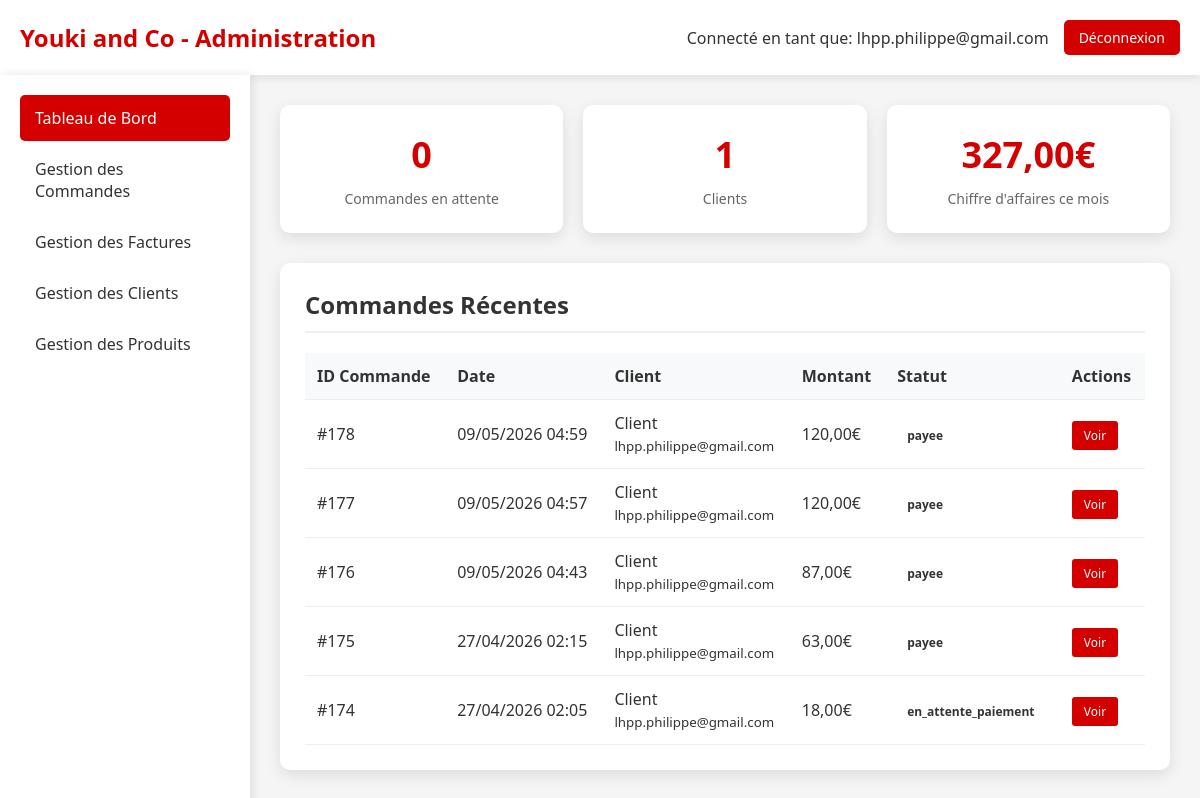
The page /admin_dashboard.php (signed in) on the database as committed earlier.
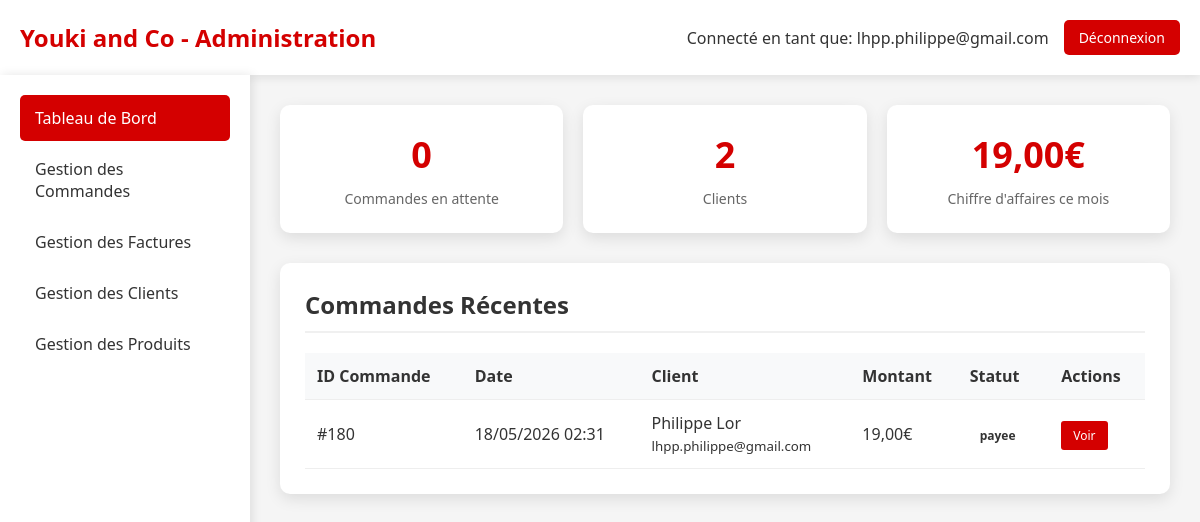
The same page on the database as committed later.
### tables this page shows
CREATE TABLE `Commande` (
  `idCommande` bigint NOT NULL,
  `idClient` bigint NOT NULL,
  `idAdresseLivraison` bigint NOT NULL,
  `idAdresseFacturation` bigint DEFAULT NULL,
  `dateCommande` datetime NOT NULL,
  `modeReglement` varchar(200) NOT NULL DEFAULT 'CB',
  `delaiLivraison` date NOT NULL,
  `fraisDePort` double NOT NULL,
  `montantTotal` double NOT NULL,
  `statut` varchar(20) NOT NULL DEFAULT 'en_attente',
  `statut_paiement` enum('en_attente','payee','echec','annulee','rembourse') DEFAULT 'en_attente',
  `idPaiement` int DEFAULT NULL
);

CREATE TABLE `Client` (
  `idClient` bigint NOT NULL,
  `email` varchar(50) NOT NULL,
  `motDePasse` varchar(1000) DEFAULT NULL,
  `nom` varchar(50) NOT NULL,
  `prenom` varchar(50) NOT NULL,
  `telephone` varchar(20) DEFAULT NULL,
  `email_confirme` tinyint(1) DEFAULT '0',
  `token_confirmation` varchar(64) DEFAULT NULL,
  `token_expires` datetime DEFAULT NULL,
  `type` enum('temporaire','permanent') DEFAULT 'temporaire',
  `date_creation` datetime DEFAULT CURRENT_TIMESTAMP,
  `session_id` varchar(128) DEFAULT NULL
);

### admin_dashboard.php (the view, shortened to what this page needs)
<?php
require_once 'config.php';
try {
    $pdo = new PDO("mysql:host=$host;dbname=$dbname;charset=utf8", $username, $password);
    $pdo->setAttribute(PDO::ATTR_ERRMODE, PDO::ERRMODE_EXCEPTION);
    $stmt = $pdo->query("SELECT COUNT(*) FROM Commande WHERE statut = 'en_attente'");
    $commandesEnAttente = $stmt->fetchColumn();
    $stmt = $pdo->query("SELECT COUNT(*) FROM Client WHERE type = 'permanent' OR (type IS NULL AND email NOT LIKE 'temp_%@YoukiAndCo.fr')");
    $clientsPermanents = $stmt->fetchColumn();
    $stmt = $pdo->query("SELECT SUM(montantTotal) FROM Commande WHERE MONTH(dateCommande) = MONTH(CURRENT_DATE()) AND YEAR(dateCommande) = YEAR(CURRENT_DATE())");
    $chiffreAffaires = $stmt->fetchColumn() ?? 0;
    $stmt = $pdo->query("
        SELECT c.idCommande, c.dateCommande, c.montantTotal, c.statut,
               cl.nom, cl.prenom, cl.email
        FROM Commande c
        JOIN Client cl ON c.idClient = cl.idClient
        ORDER BY c.dateCommande DESC
        LIMIT 10
    ");
    $commandesRecentes = $stmt->fetchAll(PDO::FETCH_ASSOC);
} catch (PDOException $e) {
    die("Erreur de connexion à la base de données: " . $e->getMessage());
}
?>
<!DOCTYPE html>
<html lang="fr">
<head>
</head>
<body>
    <div class="header">
        <div class="logo">
            <h1>Youki and Co - Administration</h1>
        </div>
        <div class="admin-info">
            <span>Connecté en tant que: <?= htmlspecialchars($_SESSION['admin_email']) ?></span>
            <a href="?logout=1" class="btn-logout">Déconnexion</a>
        </div>
    </div>
    <div class="container">
        <div class="sidebar">
            <a href="admin_dashboard.php" class="nav-item active">Tableau de Bord</a>
            <a href="admin_commandes.php" class="nav-item">Gestion des Commandes</a>
            <a href="admin_factures.php" class="nav-item">Gestion des Factures</a>
            <a href="admin_clients.php" class="nav-item">Gestion des Clients</a>
            <a href="admin_produits.php" class="nav-item">Gestion des Produits</a>
        </div>
        <div class="main-content">
            <div class="stats-grid">
                <div class="stat-card">
                    <div class="stat-number"><?= $commandesEnAttente ?></div>
                    <div class="stat-label">Commandes en attente</div>
                </div>
                <div class="stat-card">
                    <div class="stat-number"><?= $clientsPermanents ?></div>
                    <div class="stat-label">Clients</div>
                </div>
                <div class="stat-card">
                    <div class="stat-number"><?= number_format($chiffreAffaires, 2, ',', ' ') ?>€</div>
                    <div class="stat-label">Chiffre d'affaires ce mois</div>
                </div>
            </div>
            <div class="section">
                <h2>Commandes Récentes</h2>
                <table>
                    <thead>
                        <tr>
                            <th>ID Commande</th>
                            <th>Date</th>
                            <th>Client</th>
                            <th>Montant</th>
                            <th>Statut</th>
                            <th>Actions</th>
                        </tr>
                    </thead>
                    <tbody>
                        <?php foreach ($commandesRecentes as $commande): ?>
                        <tr>
                            <td>#<?= $commande['idCommande'] ?></td>
                            <td><?= date('d/m/Y H:i', strtotime($commande['dateCommande'])) ?></td>
                            <td><?= htmlspecialchars($commande['prenom'] . ' ' . $commande['nom']) ?><br><small><?= htmlspecialchars($commande['email']) ?></small></td>
                            <td><?= number_format($commande['montantTotal'], 2, ',', ' ') ?>€</td>
                            <td>
                                <span class="status-badge status-<?= $commande['statut'] ?>">
                                    <?= $commande['statut'] ?>
                                </span>
                            </td>
                            <td>
                                <a href="admin_commande_detail.php?id=<?= $commande['idCommande'] ?>" class="btn-action">Voir</a>
                            </td>
                        </tr>
                        <?php endforeach; ?>
                    </tbody>
                </table>
            </div>
        </div>
    </div>
</body>
</html>

Rows that differ between the two databases and show on the page:
removed commande: idCommande "178", dateCommande "09/05/2026 04:59", idClient.nom "Client", idClient.email "lhpp.philippe@gmail.com", montantTotal "120,00", statut "payee"
removed commande: idCommande "177", dateCommande "09/05/2026 04:57", idClient.nom "Client", idClient.email "lhpp.philippe@gmail.com", montantTotal "120,00", statut "payee"
removed commande: idCommande "176", dateCommande "09/05/2026 04:43", idClient.nom "Client", idClient.email "lhpp.philippe@gmail.com", montantTotal "87,00", statut "payee"
removed commande: idCommande "175", dateCommande "27/04/2026 02:15", idClient.nom "Client", idClient.email "lhpp.philippe@gmail.com", montantTotal "63,00", statut "payee"
removed commande: idCommande "174", dateCommande "27/04/2026 02:05", idClient.nom "Client", idClient.email "lhpp.philippe@gmail.com", montantTotal "18,00", statut "en_attente_paiement"
added commande: idCommande "180", dateCommande "18/05/2026 02:31", idClient.nom "Philippe Lor", idClient.email "lhpp.philippe@gmail.com", montantTotal "19,00", statut "payee"
Other text that changed with them:
$clientsPermanents: "1" → "2"
$chiffreAffaires: "327,00" → "19,00"
